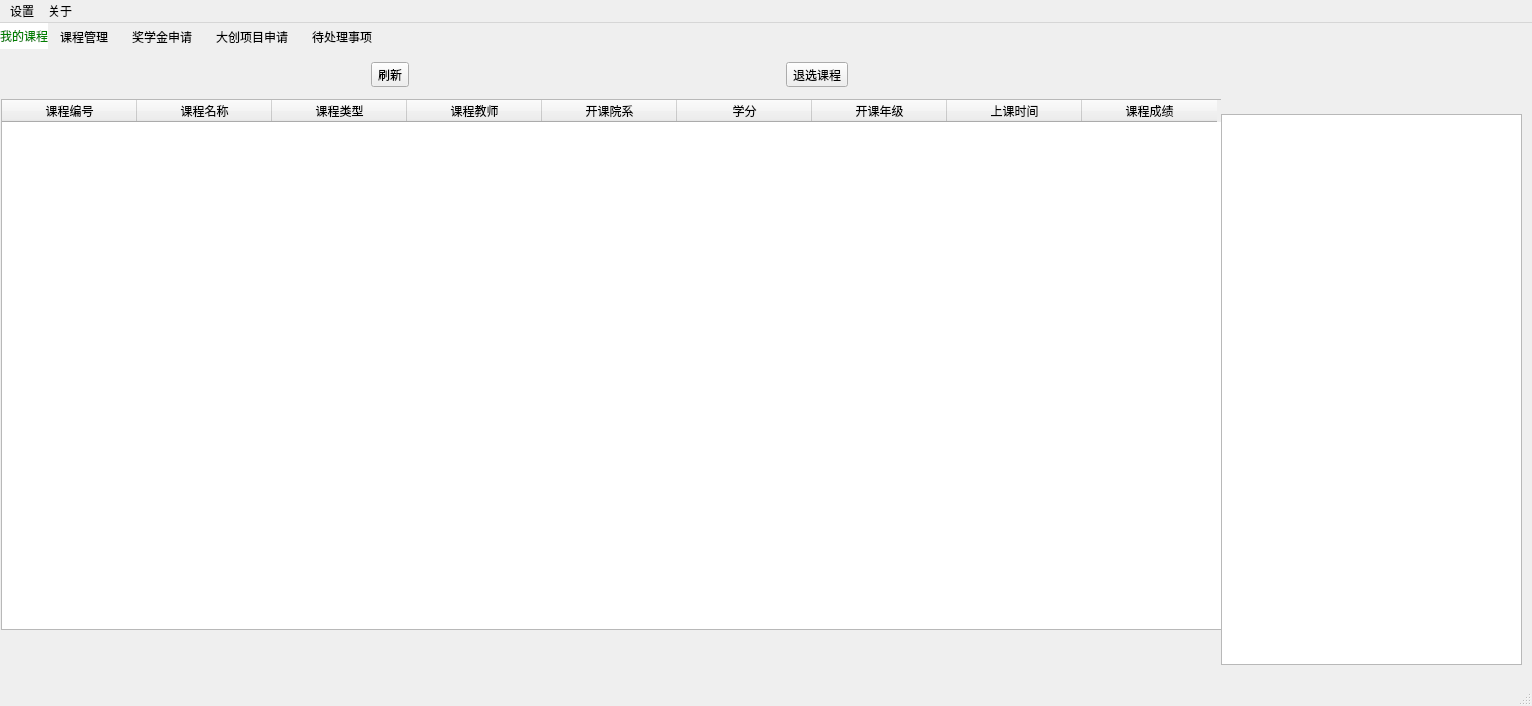
<?xml version="1.0" encoding="UTF-8"?>
<ui version="4.0">
 <class>StudentWindow</class>
 <widget class="QMainWindow" name="StudentWindow">
  <property name="geometry">
   <rect>
    <x>0</x>
    <y>0</y>
    <width>1532</width>
    <height>706</height>
   </rect>
  </property>
  <property name="windowTitle">
   <string>Potato Minus——学生界面</string>
  </property>
  <property name="windowIcon">
   <iconset resource="SIMS_res.qrc">
    <normaloff>:/SIM_System_Pics/resources/icon_login_2.png</normaloff>:/SIM_System_Pics/resources/icon_login_2.png</iconset>
  </property>
  <widget class="QWidget" name="centralwidget">
   <widget class="QTextBrowser" name="MsgBoard">
    <property name="geometry">
     <rect>
      <x>1221</x>
      <y>91</y>
      <width>301</width>
      <height>551</height>
     </rect>
    </property>
   </widget>
   <widget class="QLabel" name="label">
    <property name="geometry">
     <rect>
      <x>1221</x>
      <y>-9</y>
      <width>301</width>
      <height>101</height>
     </rect>
    </property>
    <property name="styleSheet">
     <string notr="true">border-image: url(:/SIM_System_Pics/resources/logo3.jpg);</string>
    </property>
    <property name="text">
     <string/>
    </property>
   </widget>
   <widget class="QTabWidget" name="tabWidget">
    <property name="geometry">
     <rect>
      <x>0</x>
      <y>0</y>
      <width>1221</width>
      <height>651</height>
     </rect>
    </property>
    <property name="styleSheet">
     <string notr="true">QTabWidget::pane{
	border:none;
}
QTabWidget::tab-bar{
        alignment:left;
}
QTabBar::tab{
	background:transparent;
	color:black;
	min-width:30ex;
	min-height:10ex;
}
QTabBar::tab:hover{
	background:rgb(255, 255, 255, 100);
}
QTabBar::tab:selected{
	border-color: white;
	background:white;
	color:green;
}</string>
    </property>
    <property name="currentIndex">
     <number>0</number>
    </property>
    <widget class="QWidget" name="TeacherTab">
     <attribute name="title">
      <string>我的课程</string>
     </attribute>
     <widget class="QWidget" name="widget_2" native="true">
      <property name="geometry">
       <rect>
        <x>0</x>
        <y>0</y>
        <width>1221</width>
        <height>51</height>
       </rect>
      </property>
      <layout class="QHBoxLayout" name="horizontalLayout_3">
       <item>
        <widget class="QToolButton" name="FlushButton_1">
         <property name="styleSheet">
          <string notr="true">background-color: rgba(255, 255, 255, 0);border:2px solid white;border-radius:10px;
hover{ background-color: rgba(255, 255, 255, 150);border:2px solid white;border-radius:10px;background-color: rgba(255, 255, 255, 150);border:2px solid white;border-radius:10px;}</string>
         </property>
         <property name="text">
          <string>刷新</string>
         </property>
        </widget>
       </item>
       <item>
        <widget class="QToolButton" name="DeleteLessonButton">
         <property name="styleSheet">
          <string notr="true">background-color: rgba(255, 255, 255, 0);border:2px solid white;border-radius:10px;
hover{ background-color: rgba(255, 255, 255, 150);border:2px solid white;border-radius:10px;background-color: rgba(255, 255, 255, 150);border:2px solid white;border-radius:10px;}</string>
         </property>
         <property name="text">
          <string>退选课程</string>
         </property>
        </widget>
       </item>
      </layout>
     </widget>
     <widget class="QTableWidget" name="MyLessonWidget">
      <property name="geometry">
       <rect>
        <x>1</x>
        <y>50</y>
        <width>1221</width>
        <height>531</height>
       </rect>
      </property>
      <attribute name="horizontalHeaderDefaultSectionSize">
       <number>135</number>
      </attribute>
      <column>
       <property name="text">
        <string>课程编号</string>
       </property>
      </column>
      <column>
       <property name="text">
        <string>课程名称</string>
       </property>
      </column>
      <column>
       <property name="text">
        <string>课程类型</string>
       </property>
      </column>
      <column>
       <property name="text">
        <string>课程教师</string>
       </property>
      </column>
      <column>
       <property name="text">
        <string>开课院系</string>
       </property>
      </column>
      <column>
       <property name="text">
        <string>学分</string>
       </property>
      </column>
      <column>
       <property name="text">
        <string>开课年级</string>
       </property>
      </column>
      <column>
       <property name="text">
        <string>上课时间</string>
       </property>
      </column>
      <column>
       <property name="text">
        <string>课程成绩</string>
       </property>
      </column>
     </widget>
    </widget>
    <widget class="QWidget" name="LessonTab">
     <attribute name="title">
      <string>课程管理</string>
     </attribute>
     <widget class="QTableWidget" name="LessonWidget">
      <property name="geometry">
       <rect>
        <x>0</x>
        <y>50</y>
        <width>1221</width>
        <height>531</height>
       </rect>
      </property>
      <attribute name="horizontalHeaderCascadingSectionResizes">
       <bool>true</bool>
      </attribute>
      <attribute name="horizontalHeaderDefaultSectionSize">
       <number>108</number>
      </attribute>
      <column>
       <property name="text">
        <string>课程编号</string>
       </property>
      </column>
      <column>
       <property name="text">
        <string>课程名称</string>
       </property>
      </column>
      <column>
       <property name="text">
        <string>课程类型</string>
       </property>
      </column>
      <column>
       <property name="text">
        <string>课程教师</string>
       </property>
      </column>
      <column>
       <property name="text">
        <string>课程最大人数</string>
       </property>
      </column>
      <column>
       <property name="text">
        <string>当前选课人数</string>
       </property>
      </column>
      <column>
       <property name="text">
        <string>开课院系</string>
       </property>
      </column>
      <column>
       <property name="text">
        <string>学分</string>
       </property>
      </column>
      <column>
       <property name="text">
        <string>开课年级</string>
       </property>
      </column>
      <column>
       <property name="text">
        <string>开课学期</string>
       </property>
      </column>
      <column>
       <property name="text">
        <string>上课时间</string>
       </property>
      </column>
     </widget>
     <widget class="QWidget" name="widget" native="true">
      <property name="geometry">
       <rect>
        <x>-1</x>
        <y>0</y>
        <width>1221</width>
        <height>51</height>
       </rect>
      </property>
      <layout class="QHBoxLayout" name="horizontalLayout">
       <item>
        <widget class="QToolButton" name="FlushButton_2">
         <property name="styleSheet">
          <string notr="true">background-color: rgba(255, 255, 255, 0);border:2px solid white;border-radius:10px;
hover{ background-color: rgba(255, 255, 255, 150);border:2px solid white;border-radius:10px;background-color: rgba(255, 255, 255, 150);border:2px solid white;border-radius:10px;}</string>
         </property>
         <property name="text">
          <string>刷新</string>
         </property>
        </widget>
       </item>
       <item>
        <widget class="QToolButton" name="ChooseLessonButton">
         <property name="styleSheet">
          <string notr="true">background-color: rgba(255, 255, 255, 0);border:2px solid white;border-radius:10px;
hover{ background-color: rgba(255, 255, 255, 150);border:2px solid white;border-radius:10px;background-color: rgba(255, 255, 255, 150);border:2px solid white;border-radius:10px;}</string>
         </property>
         <property name="text">
          <string>选择课程</string>
         </property>
        </widget>
       </item>
      </layout>
     </widget>
    </widget>
    <widget class="QWidget" name="ScholarTab">
     <attribute name="title">
      <string>奖学金申请</string>
     </attribute>
     <widget class="QWidget" name="widget_4" native="true">
      <property name="geometry">
       <rect>
        <x>0</x>
        <y>0</y>
        <width>1221</width>
        <height>51</height>
       </rect>
      </property>
      <layout class="QHBoxLayout" name="horizontalLayout_5">
       <item>
        <widget class="QToolButton" name="FlushButton_3">
         <property name="styleSheet">
          <string notr="true">background-color: rgba(255, 255, 255, 0);border:2px solid white;border-radius:10px;
hover{ background-color: rgba(255, 255, 255, 150);border:2px solid white;border-radius:10px;background-color: rgba(255, 255, 255, 150);border:2px solid white;border-radius:10px;}</string>
         </property>
         <property name="text">
          <string>刷新</string>
         </property>
        </widget>
       </item>
       <item>
        <widget class="QToolButton" name="ApplyScholarButton">
         <property name="styleSheet">
          <string notr="true">background-color: rgba(255, 255, 255, 0);border:2px solid white;border-radius:10px;
hover{ background-color: rgba(255, 255, 255, 150);border:2px solid white;border-radius:10px;background-color: rgba(255, 255, 255, 150);border:2px solid white;border-radius:10px;}</string>
         </property>
         <property name="text">
          <string>申请奖学金</string>
         </property>
        </widget>
       </item>
      </layout>
     </widget>
     <widget class="QListWidget" name="AppliableScholarWidget">
      <property name="geometry">
       <rect>
        <x>0</x>
        <y>90</y>
        <width>611</width>
        <height>481</height>
       </rect>
      </property>
      <property name="font">
       <font>
        <family>楷体</family>
        <pointsize>14</pointsize>
       </font>
      </property>
      <property name="lineWidth">
       <number>1</number>
      </property>
      <property name="isWrapping" stdset="0">
       <bool>false</bool>
      </property>
      <property name="resizeMode">
       <enum>QListView::Adjust</enum>
      </property>
      <property name="layoutMode">
       <enum>QListView::SinglePass</enum>
      </property>
      <property name="gridSize">
       <size>
        <width>1000</width>
        <height>40</height>
       </size>
      </property>
      <property name="viewMode">
       <enum>QListView::ListMode</enum>
      </property>
     </widget>
     <widget class="QListWidget" name="AppliedScholarWidget">
      <property name="geometry">
       <rect>
        <x>610</x>
        <y>90</y>
        <width>611</width>
        <height>481</height>
       </rect>
      </property>
      <property name="font">
       <font>
        <family>楷体</family>
        <pointsize>14</pointsize>
       </font>
      </property>
      <property name="lineWidth">
       <number>1</number>
      </property>
      <property name="isWrapping" stdset="0">
       <bool>false</bool>
      </property>
      <property name="resizeMode">
       <enum>QListView::Adjust</enum>
      </property>
      <property name="layoutMode">
       <enum>QListView::SinglePass</enum>
      </property>
      <property name="gridSize">
       <size>
        <width>1000</width>
        <height>40</height>
       </size>
      </property>
      <property name="viewMode">
       <enum>QListView::ListMode</enum>
      </property>
     </widget>
     <widget class="QLabel" name="label_2">
      <property name="geometry">
       <rect>
        <x>10</x>
        <y>60</y>
        <width>151</width>
        <height>31</height>
       </rect>
      </property>
      <property name="text">
       <string>&lt;html&gt;&lt;head/&gt;&lt;body&gt;&lt;p&gt;&lt;span style=&quot; font-size:12pt;&quot;&gt;可申请的奖学金&lt;/span&gt;&lt;/p&gt;&lt;/body&gt;&lt;/html&gt;</string>
      </property>
     </widget>
     <widget class="QLabel" name="label_3">
      <property name="geometry">
       <rect>
        <x>610</x>
        <y>50</y>
        <width>151</width>
        <height>31</height>
       </rect>
      </property>
      <property name="text">
       <string>&lt;html&gt;&lt;head/&gt;&lt;body&gt;&lt;p&gt;&lt;span style=&quot; font-size:12pt;&quot;&gt;申请结果&lt;/span&gt;&lt;/p&gt;&lt;/body&gt;&lt;/html&gt;</string>
      </property>
     </widget>
    </widget>
    <widget class="QWidget" name="tab_4">
     <attribute name="title">
      <string>大创项目申请</string>
     </attribute>
     <widget class="QLabel" name="label_4">
      <property name="geometry">
       <rect>
        <x>620</x>
        <y>50</y>
        <width>151</width>
        <height>31</height>
       </rect>
      </property>
      <property name="text">
       <string>&lt;html&gt;&lt;head/&gt;&lt;body&gt;&lt;p&gt;&lt;span style=&quot; font-size:12pt;&quot;&gt;申请结果&lt;/span&gt;&lt;/p&gt;&lt;/body&gt;&lt;/html&gt;</string>
      </property>
     </widget>
     <widget class="QWidget" name="widget_5" native="true">
      <property name="geometry">
       <rect>
        <x>0</x>
        <y>0</y>
        <width>1221</width>
        <height>51</height>
       </rect>
      </property>
      <layout class="QHBoxLayout" name="horizontalLayout_6">
       <item>
        <widget class="QToolButton" name="FlushButton_4">
         <property name="styleSheet">
          <string notr="true">background-color: rgba(255, 255, 255, 0);border:2px solid white;border-radius:10px;
hover{ background-color: rgba(255, 255, 255, 150);border:2px solid white;border-radius:10px;background-color: rgba(255, 255, 255, 150);border:2px solid white;border-radius:10px;}</string>
         </property>
         <property name="text">
          <string>刷新</string>
         </property>
        </widget>
       </item>
       <item>
        <widget class="QToolButton" name="ApplyProButton">
         <property name="styleSheet">
          <string notr="true">background-color: rgba(255, 255, 255, 0);border:2px solid white;border-radius:10px;
hover{ background-color: rgba(255, 255, 255, 150);border:2px solid white;border-radius:10px;background-color: rgba(255, 255, 255, 150);border:2px solid white;border-radius:10px;}</string>
         </property>
         <property name="text">
          <string>申请大创项目</string>
         </property>
        </widget>
       </item>
      </layout>
     </widget>
     <widget class="QLabel" name="label_5">
      <property name="geometry">
       <rect>
        <x>10</x>
        <y>60</y>
        <width>181</width>
        <height>31</height>
       </rect>
      </property>
      <property name="text">
       <string>&lt;html&gt;&lt;head/&gt;&lt;body&gt;&lt;p&gt;&lt;span style=&quot; font-size:12pt;&quot;&gt;可申请的大创项目&lt;/span&gt;&lt;/p&gt;&lt;/body&gt;&lt;/html&gt;</string>
      </property>
     </widget>
     <widget class="QListWidget" name="AppliableProWidget">
      <property name="geometry">
       <rect>
        <x>0</x>
        <y>90</y>
        <width>621</width>
        <height>481</height>
       </rect>
      </property>
      <property name="font">
       <font>
        <family>楷体</family>
        <pointsize>14</pointsize>
       </font>
      </property>
      <property name="lineWidth">
       <number>1</number>
      </property>
      <property name="isWrapping" stdset="0">
       <bool>false</bool>
      </property>
      <property name="resizeMode">
       <enum>QListView::Adjust</enum>
      </property>
      <property name="layoutMode">
       <enum>QListView::SinglePass</enum>
      </property>
      <property name="gridSize">
       <size>
        <width>1000</width>
        <height>40</height>
       </size>
      </property>
      <property name="viewMode">
       <enum>QListView::ListMode</enum>
      </property>
     </widget>
     <widget class="QListWidget" name="AppliedProWidget">
      <property name="geometry">
       <rect>
        <x>620</x>
        <y>90</y>
        <width>601</width>
        <height>481</height>
       </rect>
      </property>
      <property name="font">
       <font>
        <family>楷体</family>
        <pointsize>14</pointsize>
       </font>
      </property>
      <property name="lineWidth">
       <number>1</number>
      </property>
      <property name="isWrapping" stdset="0">
       <bool>false</bool>
      </property>
      <property name="resizeMode">
       <enum>QListView::Adjust</enum>
      </property>
      <property name="layoutMode">
       <enum>QListView::SinglePass</enum>
      </property>
      <property name="gridSize">
       <size>
        <width>1000</width>
        <height>40</height>
       </size>
      </property>
      <property name="viewMode">
       <enum>QListView::ListMode</enum>
      </property>
     </widget>
    </widget>
    <widget class="QWidget" name="tab">
     <attribute name="title">
      <string>待处理事项</string>
     </attribute>
     <widget class="QListWidget" name="MsgWidget">
      <property name="geometry">
       <rect>
        <x>0</x>
        <y>50</y>
        <width>1221</width>
        <height>521</height>
       </rect>
      </property>
      <property name="font">
       <font>
        <family>楷体</family>
        <pointsize>11</pointsize>
       </font>
      </property>
      <property name="gridSize">
       <size>
        <width>1000</width>
        <height>40</height>
       </size>
      </property>
     </widget>
     <widget class="QWidget" name="widget_6" native="true">
      <property name="geometry">
       <rect>
        <x>0</x>
        <y>0</y>
        <width>1221</width>
        <height>51</height>
       </rect>
      </property>
      <layout class="QHBoxLayout" name="horizontalLayout_7">
       <item>
        <widget class="QToolButton" name="FlushButton_5">
         <property name="styleSheet">
          <string notr="true">background-color: rgba(255, 255, 255, 0);border:2px solid white;border-radius:10px;
hover{ background-color: rgba(255, 255, 255, 150);border:2px solid white;border-radius:10px;background-color: rgba(255, 255, 255, 150);border:2px solid white;border-radius:10px;}</string>
         </property>
         <property name="text">
          <string>刷新</string>
         </property>
        </widget>
       </item>
       <item>
        <widget class="QToolButton" name="AddApplyButton">
         <property name="styleSheet">
          <string notr="true">background-color: rgba(255, 255, 255, 0);border:2px solid white;border-radius:10px;
hover{ background-color: rgba(255, 255, 255, 150);border:2px solid white;border-radius:10px;background-color: rgba(255, 255, 255, 150);border:2px solid white;border-radius:10px;}</string>
         </property>
         <property name="text">
          <string>新增申请</string>
         </property>
        </widget>
       </item>
      </layout>
     </widget>
    </widget>
   </widget>
  </widget>
  <widget class="QMenuBar" name="menubar">
   <property name="geometry">
    <rect>
     <x>0</x>
     <y>0</y>
     <width>1532</width>
     <height>25</height>
    </rect>
   </property>
   <widget class="QMenu" name="menu">
    <property name="title">
     <string>设置</string>
    </property>
   </widget>
   <widget class="QMenu" name="menu_2">
    <property name="title">
     <string>关于</string>
    </property>
    <addaction name="actionHelp"/>
    <addaction name="actionAbout"/>
   </widget>
   <addaction name="menu"/>
   <addaction name="menu_2"/>
  </widget>
  <widget class="QStatusBar" name="statusbar"/>
  <action name="actionHelp">
   <property name="text">
    <string>说明文档</string>
   </property>
  </action>
  <action name="actionAbout">
   <property name="text">
    <string>程序信息</string>
   </property>
  </action>
 </widget>
 <resources>
  <include location="SIMS_res.qrc"/>
 </resources>
 <connections/>
</ui>
